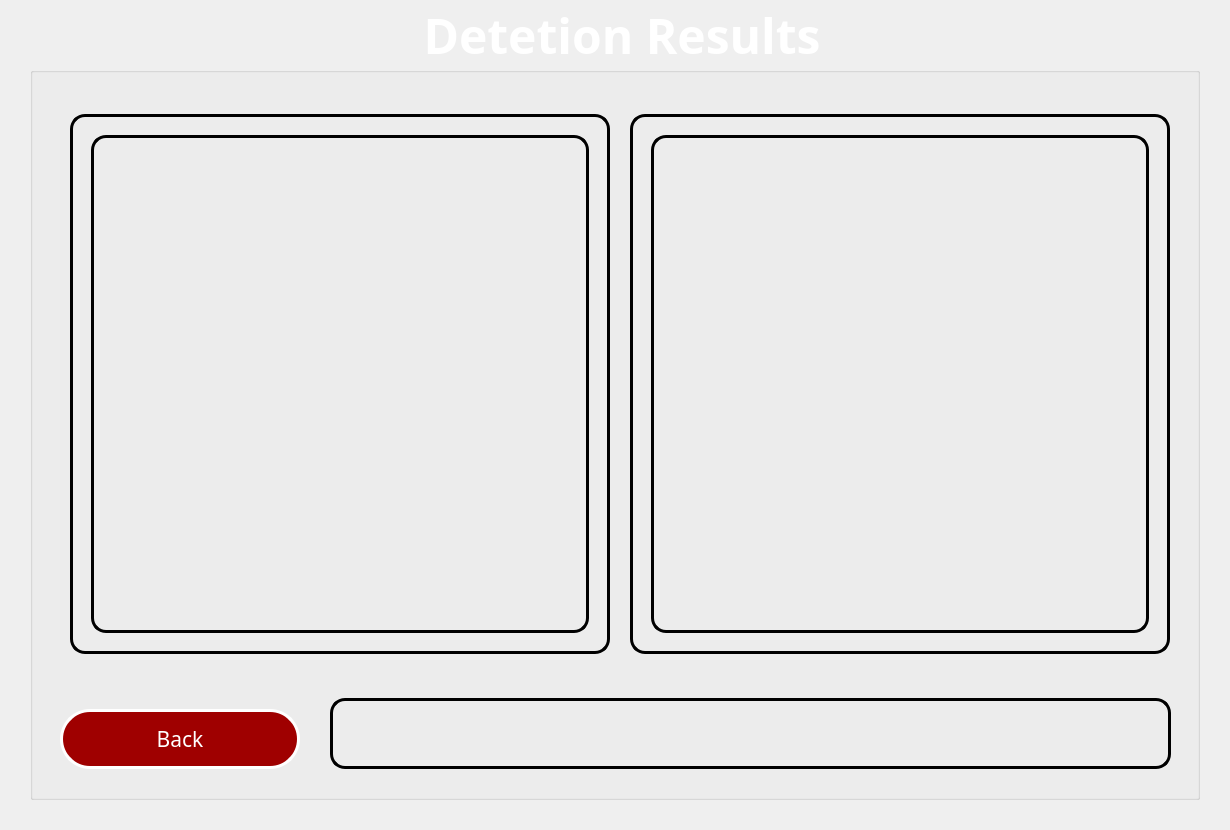
<?xml version="1.0" encoding="UTF-8"?>
<ui version="4.0">
 <class>DetectionResultsWindow</class>
 <widget class="QMainWindow" name="DetectionResultsWindow">
  <property name="geometry">
   <rect>
    <x>0</x>
    <y>0</y>
    <width>1230</width>
    <height>830</height>
   </rect>
  </property>
  <property name="windowTitle">
   <string>Detection Results</string>
  </property>
  <widget class="QWidget" name="centralwidget">
   <widget class="QLabel" name="backgroundImg">
    <property name="geometry">
     <rect>
      <x>0</x>
      <y>0</y>
      <width>1230</width>
      <height>830</height>
     </rect>
    </property>
    <property name="text">
     <string/>
    </property>
    <property name="pixmap">
     <pixmap>../RESOURCES/background.jpg</pixmap>
    </property>
    <property name="scaledContents">
     <bool>true</bool>
    </property>
   </widget>
   <widget class="QGroupBox" name="groupBox">
    <property name="enabled">
     <bool>true</bool>
    </property>
    <property name="geometry">
     <rect>
      <x>30</x>
      <y>0</y>
      <width>1170</width>
      <height>800</height>
     </rect>
    </property>
    <property name="palette">
     <palette>
      <active>
       <colorrole role="WindowText">
        <brush brushstyle="SolidPattern">
         <color alpha="255">
          <red>255</red>
          <green>255</green>
          <blue>255</blue>
         </color>
        </brush>
       </colorrole>
       <colorrole role="Button">
        <brush brushstyle="SolidPattern">
         <color alpha="255">
          <red>0</red>
          <green>0</green>
          <blue>127</blue>
         </color>
        </brush>
       </colorrole>
       <colorrole role="Text">
        <brush brushstyle="SolidPattern">
         <color alpha="255">
          <red>255</red>
          <green>255</green>
          <blue>255</blue>
         </color>
        </brush>
       </colorrole>
       <colorrole role="ButtonText">
        <brush brushstyle="SolidPattern">
         <color alpha="255">
          <red>255</red>
          <green>255</green>
          <blue>255</blue>
         </color>
        </brush>
       </colorrole>
       <colorrole role="Base">
        <brush brushstyle="SolidPattern">
         <color alpha="255">
          <red>255</red>
          <green>255</green>
          <blue>255</blue>
         </color>
        </brush>
       </colorrole>
       <colorrole role="ToolTipText">
        <brush brushstyle="SolidPattern">
         <color alpha="255">
          <red>0</red>
          <green>0</green>
          <blue>0</blue>
         </color>
        </brush>
       </colorrole>
      </active>
      <inactive>
       <colorrole role="WindowText">
        <brush brushstyle="SolidPattern">
         <color alpha="255">
          <red>255</red>
          <green>255</green>
          <blue>255</blue>
         </color>
        </brush>
       </colorrole>
       <colorrole role="Button">
        <brush brushstyle="SolidPattern">
         <color alpha="255">
          <red>0</red>
          <green>0</green>
          <blue>127</blue>
         </color>
        </brush>
       </colorrole>
       <colorrole role="Text">
        <brush brushstyle="SolidPattern">
         <color alpha="255">
          <red>255</red>
          <green>255</green>
          <blue>255</blue>
         </color>
        </brush>
       </colorrole>
       <colorrole role="ButtonText">
        <brush brushstyle="SolidPattern">
         <color alpha="255">
          <red>255</red>
          <green>255</green>
          <blue>255</blue>
         </color>
        </brush>
       </colorrole>
       <colorrole role="Base">
        <brush brushstyle="SolidPattern">
         <color alpha="255">
          <red>255</red>
          <green>255</green>
          <blue>255</blue>
         </color>
        </brush>
       </colorrole>
       <colorrole role="ToolTipText">
        <brush brushstyle="SolidPattern">
         <color alpha="255">
          <red>0</red>
          <green>0</green>
          <blue>0</blue>
         </color>
        </brush>
       </colorrole>
      </inactive>
      <disabled>
       <colorrole role="WindowText">
        <brush brushstyle="SolidPattern">
         <color alpha="255">
          <red>255</red>
          <green>255</green>
          <blue>255</blue>
         </color>
        </brush>
       </colorrole>
       <colorrole role="Button">
        <brush brushstyle="SolidPattern">
         <color alpha="255">
          <red>0</red>
          <green>0</green>
          <blue>127</blue>
         </color>
        </brush>
       </colorrole>
       <colorrole role="Text">
        <brush brushstyle="SolidPattern">
         <color alpha="255">
          <red>255</red>
          <green>255</green>
          <blue>255</blue>
         </color>
        </brush>
       </colorrole>
       <colorrole role="ButtonText">
        <brush brushstyle="SolidPattern">
         <color alpha="255">
          <red>255</red>
          <green>255</green>
          <blue>255</blue>
         </color>
        </brush>
       </colorrole>
       <colorrole role="Base">
        <brush brushstyle="SolidPattern">
         <color alpha="255">
          <red>240</red>
          <green>240</green>
          <blue>240</blue>
         </color>
        </brush>
       </colorrole>
       <colorrole role="ToolTipText">
        <brush brushstyle="SolidPattern">
         <color alpha="255">
          <red>0</red>
          <green>0</green>
          <blue>0</blue>
         </color>
        </brush>
       </colorrole>
      </disabled>
     </palette>
    </property>
    <property name="font">
     <font>
      <family>Sitka Heading</family>
      <pointsize>36</pointsize>
      <weight>75</weight>
      <bold>true</bold>
      <underline>false</underline>
     </font>
    </property>
    <property name="styleSheet">
     <string notr="true">color: rgb(255, 255, 255);</string>
    </property>
    <property name="title">
     <string>Detetion Results</string>
    </property>
    <property name="alignment">
     <set>Qt::AlignCenter</set>
    </property>
    <widget class="QPushButton" name="backBtn">
     <property name="enabled">
      <bool>true</bool>
     </property>
     <property name="geometry">
      <rect>
       <x>30</x>
       <y>709</y>
       <width>240</width>
       <height>60</height>
      </rect>
     </property>
     <property name="font">
      <font>
       <family>Sitka Small</family>
       <pointsize>16</pointsize>
       <weight>9</weight>
       <italic>false</italic>
       <bold>false</bold>
      </font>
     </property>
     <property name="acceptDrops">
      <bool>false</bool>
     </property>
     <property name="autoFillBackground">
      <bool>false</bool>
     </property>
     <property name="styleSheet">
      <string notr="true">
                            background-color: rgb(159, 0, 0);
                            font: 75 16pt &quot;Sitka Small&quot;;
                            color: rgb(255, 255, 255);
                            border-width: 3px;
                            border-radius: 30px;
                            border-color: rgb(255, 255, 255);
                            border-style: solid;
                        </string>
     </property>
     <property name="text">
      <string>Back</string>
     </property>
     <property name="icon">
      <iconset>
       <normaloff>../RESOURCES/left_arrow_icon.png</normaloff>../RESOURCES/left_arrow_icon.png</iconset>
     </property>
     <property name="iconSize">
      <size>
       <width>24</width>
       <height>24</height>
      </size>
     </property>
     <property name="checkable">
      <bool>false</bool>
     </property>
     <property name="autoDefault">
      <bool>false</bool>
     </property>
     <property name="default">
      <bool>false</bool>
     </property>
     <property name="flat">
      <bool>false</bool>
     </property>
    </widget>
    <widget class="QFrame" name="verticalFrame">
     <property name="geometry">
      <rect>
       <x>40</x>
       <y>114</y>
       <width>540</width>
       <height>540</height>
      </rect>
     </property>
     <property name="font">
      <font>
       <family>Sitka Small</family>
       <pointsize>10</pointsize>
       <weight>50</weight>
       <italic>false</italic>
       <bold>false</bold>
      </font>
     </property>
     <property name="autoFillBackground">
      <bool>false</bool>
     </property>
     <property name="styleSheet">
      <string notr="true">border-width: 3px;
                            border-radius: 15px;
                            border-color: rgb(0, 0, 0);
                            border-style: solid;
                            font: 10pt &quot;Sitka Small&quot;;
                            color: rgb(255, 255, 255);
                            background-color: qlineargradient(spread:pad, x1:0.996, y1:0.0340909, x2:1, y2:0, stop:1
                            rgba(0, 0, 32, 170));
                        </string>
     </property>
     <layout class="QVBoxLayout" name="verticalLayout">
      <property name="spacing">
       <number>10</number>
      </property>
      <property name="leftMargin">
       <number>18</number>
      </property>
      <property name="topMargin">
       <number>18</number>
      </property>
      <property name="rightMargin">
       <number>18</number>
      </property>
      <property name="bottomMargin">
       <number>18</number>
      </property>
      <item>
       <widget class="QLabel" name="plotLabel1">
        <property name="text">
         <string/>
        </property>
       </widget>
      </item>
     </layout>
    </widget>
    <widget class="QFrame" name="verticalFrame3">
     <property name="geometry">
      <rect>
       <x>300</x>
       <y>698</y>
       <width>841</width>
       <height>71</height>
      </rect>
     </property>
     <property name="font">
      <font>
       <family>Sitka Small</family>
       <pointsize>10</pointsize>
       <weight>50</weight>
       <italic>false</italic>
       <bold>false</bold>
      </font>
     </property>
     <property name="autoFillBackground">
      <bool>false</bool>
     </property>
     <property name="styleSheet">
      <string notr="true">border-width: 3px;
                            border-radius: 15px;
                            border-color: rgb(0, 0, 0);
                            border-style: solid;
                            font: 10pt &quot;Sitka Small&quot;;
                            color: rgb(255, 255, 255);
                            background-color: qlineargradient(spread:pad, x1:0.996, y1:0.0340909, x2:1, y2:0, stop:1
                            rgba(0, 0, 32, 170));
                        </string>
     </property>
     <layout class="QVBoxLayout" name="verticalLayout_3">
      <property name="spacing">
       <number>10</number>
      </property>
      <property name="leftMargin">
       <number>18</number>
      </property>
      <property name="topMargin">
       <number>18</number>
      </property>
      <property name="rightMargin">
       <number>18</number>
      </property>
      <property name="bottomMargin">
       <number>18</number>
      </property>
      <item>
       <widget class="QLabel" name="resultLabel">
        <property name="styleSheet">
         <string notr="true">border-width: 0px;
font: 10pt &quot;Sitka Small&quot;;
color: rgb(255, 255, 255);
background-color: qlineargradient(spread:pad, x1:0, y1:0, x2:0, y2:0, stop:1 rgba(0, 0, 0, 0));</string>
        </property>
        <property name="text">
         <string/>
        </property>
       </widget>
      </item>
     </layout>
    </widget>
    <widget class="QFrame" name="verticalFrame2">
     <property name="geometry">
      <rect>
       <x>600</x>
       <y>114</y>
       <width>540</width>
       <height>540</height>
      </rect>
     </property>
     <property name="font">
      <font>
       <family>Sitka Small</family>
       <pointsize>10</pointsize>
       <weight>50</weight>
       <italic>false</italic>
       <bold>false</bold>
      </font>
     </property>
     <property name="autoFillBackground">
      <bool>false</bool>
     </property>
     <property name="styleSheet">
      <string notr="true">border-width: 3px;
                            border-radius: 15px;
                            border-color: rgb(0, 0, 0);
                            border-style: solid;
                            font: 10pt &quot;Sitka Small&quot;;
                            color: rgb(255, 255, 255);
                            background-color: qlineargradient(spread:pad, x1:0.996, y1:0.0340909, x2:1, y2:0, stop:1
                            rgba(0, 0, 32, 170));
                        </string>
     </property>
     <layout class="QVBoxLayout" name="verticalLayout_2">
      <property name="spacing">
       <number>10</number>
      </property>
      <property name="leftMargin">
       <number>18</number>
      </property>
      <property name="topMargin">
       <number>18</number>
      </property>
      <property name="rightMargin">
       <number>18</number>
      </property>
      <property name="bottomMargin">
       <number>18</number>
      </property>
      <item>
       <widget class="QLabel" name="plotLabel2">
        <property name="text">
         <string/>
        </property>
       </widget>
      </item>
     </layout>
    </widget>
   </widget>
  </widget>
 </widget>
 <resources/>
 <connections/>
</ui>
